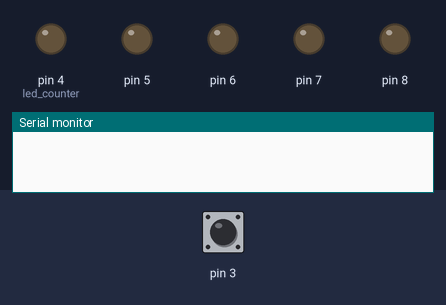
Bench run of a sketch on a simulated Arduino Uno, built with avr-gcc and run on an emulated ATmega328P. On the bench: output pins drawn as LEDs (lit = HIGH), the last lines printed to the serial monitor. The inputs (shaded band) are chosen by the test bench; at power-on: pin 3 HIGH.

Above: at 1.2 s.
1.3 s: pin 3 pulled LOW for 0.15 s
At 2.5 s:
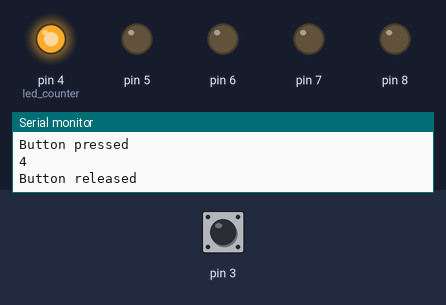
2.9 s: pin 3 pulled LOW for 1 s
At 3.8 s:
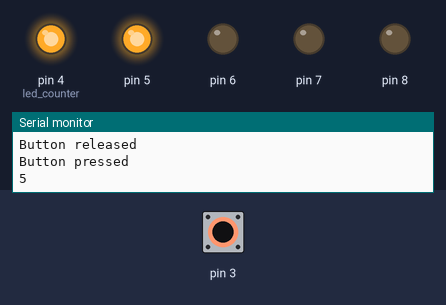
5.4 s: pin 3 pulled LOW for 0.15 s
At 5.7 s:
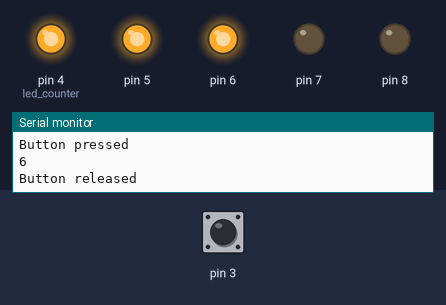
7.0 s: pin 3 pulled LOW for 3.2 s
At 8.1 s:
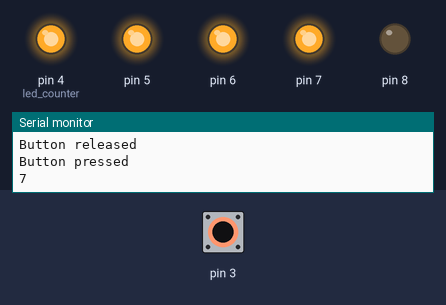
11.7 s: pin 3 pulled LOW for 0.15 s
At 12.9 s:
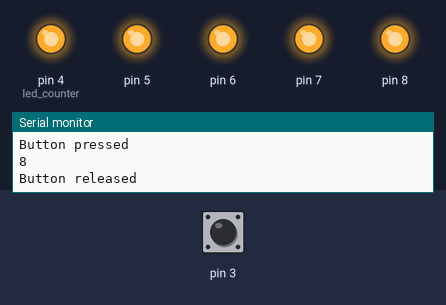
Timing chart, 0 to 14.3 s (numbered marks = the images above; inputs shaded):
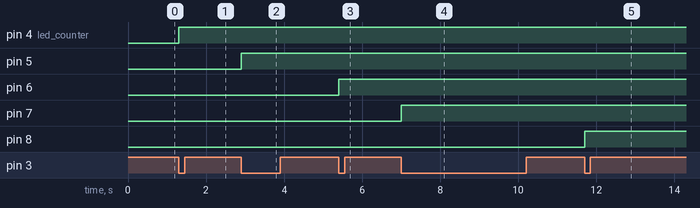

Measured:
- after the input at 1.3 s, pin 4 (led_counter): LOW → HIGH at once
- after the input at 2.9 s, pin 5: LOW → HIGH at once
- after the input at 5.4 s, pin 6: LOW → HIGH at once
- after the input at 7.0 s, pin 7: LOW → HIGH at once
- after the input at 11.7 s, pin 8: LOW → HIGH at once

The sketch:

Led.ino
```cpp
boolean butt_flag = 0;
boolean butt;
boolean led_flag = 0;
unsigned long last_press;
byte led_counter = 4;

void setup() {
  pinMode(3, INPUT_PULLUP);
  Serial.begin(9600);
  pinMode(4, OUTPUT);
  pinMode(5,OUTPUT);
  pinMode(6,OUTPUT);
  pinMode(7,OUTPUT);
  pinMode(8,OUTPUT);
  digitalWrite(4,0);
  digitalWrite(5,0);
  digitalWrite(6,0);
  digitalWrite(7,0);
  digitalWrite(8,0);
}

void loop() {
  butt = !digitalRead(3);

  if (butt == 1 && butt_flag == 0 && millis() - last_press > 300)
  {
    butt_flag = 1;
    led_flag = 1;
    Serial.println("Button pressed");
    if (led_counter > 8)
    {
      led_counter = 4;
      led_flag =0;
      for(int i=4; i<=8; i++)
      {
        digitalWrite(i,led_flag);
      }
    }
    else
    {
      Serial.println(led_counter);
      digitalWrite(led_counter, led_flag);
      led_counter++;
    }
    last_press = millis();
  }
  if ( butt == 0 && butt_flag == 1)
  {
    butt_flag = 0;
    Serial.println("Button released");

  }
}
```
